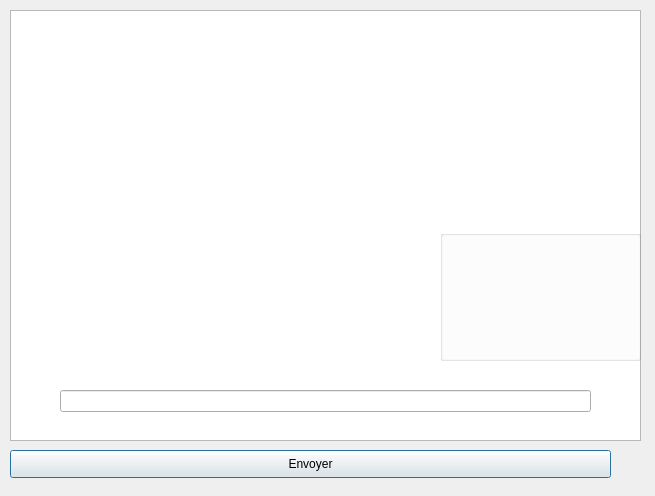
<?xml version="1.0" encoding="UTF-8"?>
<ui version="4.0">
 <class>chat</class>
 <widget class="QDialog" name="chat">
  <property name="geometry">
   <rect>
    <x>0</x>
    <y>0</y>
    <width>655</width>
    <height>496</height>
   </rect>
  </property>
  <property name="windowTitle">
   <string>Dialog</string>
  </property>
  <widget class="QTextBrowser" name="textBrowser">
   <property name="geometry">
    <rect>
     <x>10</x>
     <y>10</y>
     <width>631</width>
     <height>431</height>
    </rect>
   </property>
  </widget>
  <widget class="QLineEdit" name="lineEdit">
   <property name="geometry">
    <rect>
     <x>60</x>
     <y>390</y>
     <width>531</width>
     <height>22</height>
    </rect>
   </property>
  </widget>
  <widget class="QPushButton" name="sendButton">
   <property name="geometry">
    <rect>
     <x>10</x>
     <y>450</y>
     <width>601</width>
     <height>28</height>
    </rect>
   </property>
   <property name="styleSheet">
    <string notr="true"/>
   </property>
   <property name="text">
    <string>Envoyer</string>
   </property>
  </widget>
  <widget class="QGroupBox" name="groupBox">
   <property name="geometry">
    <rect>
     <x>440</x>
     <y>230</y>
     <width>201</width>
     <height>131</height>
    </rect>
   </property>
   <property name="styleSheet">
    <string notr="true">
border-image: url(:/img/240_F_62075848_H4lWOX9siQr8thq6pPjrG8rwoFAtBg4I.jpg);</string>
   </property>
   <property name="title">
    <string/>
   </property>
  </widget>
 </widget>
 <resources/>
 <connections/>
</ui>
